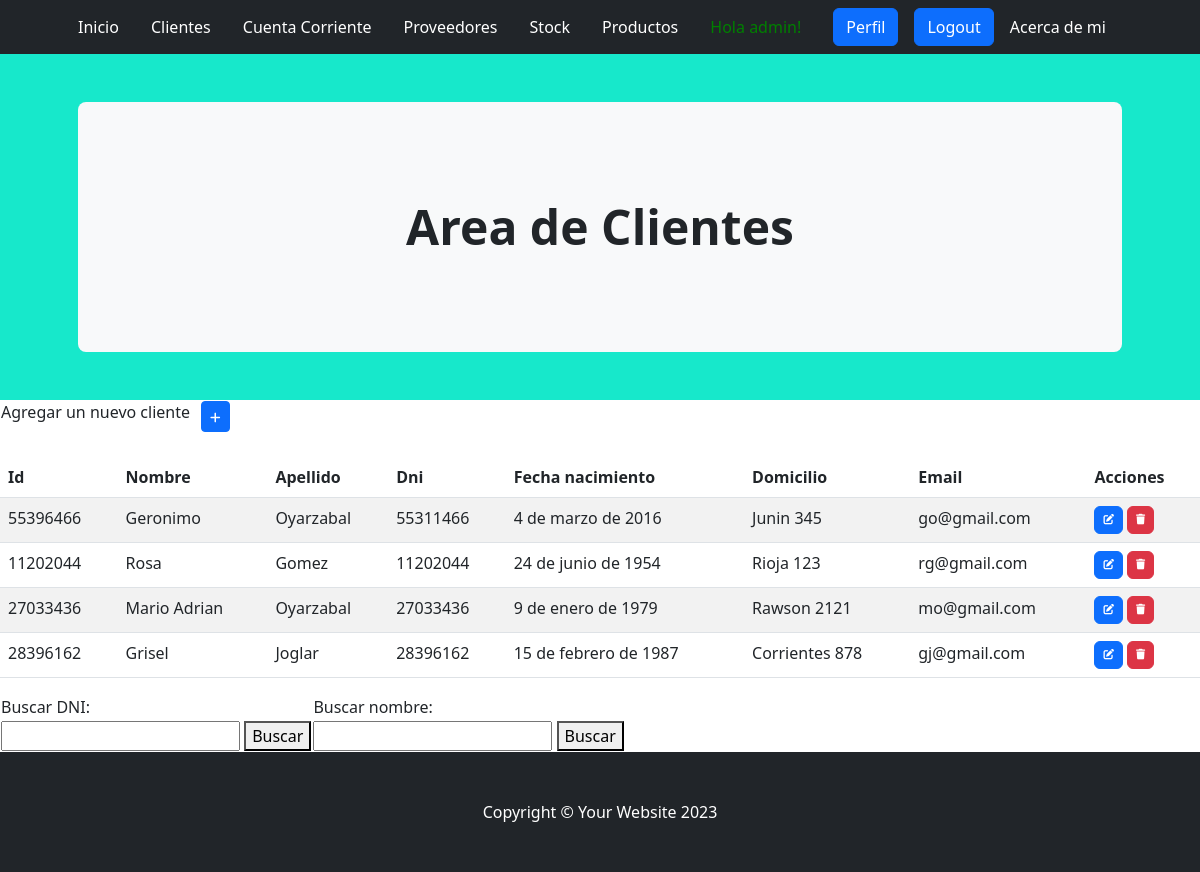
The page /aplicacion/clientes/ (signed in) on the database its author committed.
### aplicacion/models.py (models this page shows, shortened)
class Cliente(models.Model):
    id_cliente=models.IntegerField()
    nombre = models.CharField(max_length=100)
    apellido = models.CharField(max_length=100)
    dni=models.IntegerField()
    fecha_nacimiento= models.DateField()
    domicilio=models.CharField(max_length=300)
    email=models.EmailField()

### aplicacion/views.py (the view)
# urls.py: path('clientes/', clientes, name="clientes"),
@login_required
def clientes(request):
    contexto = {'clientes': Cliente.objects.all()}
    return render(request,"aplicacion/clientes.html", contexto)

### aplicacion/templates/aplicacion/clientes.html (shortened to what this page needs)
{% extends 'aplicacion/home.html' %}
{% block titulo %}
<header class="py-5" style="background-color: #17E8CB;">
    <div class="container px-lg-5">
        <div class="p-4 p-lg-5 bg-light rounded-3 text-center">
            <div class="m-4 m-lg-5">
                <h1 class="display-5 fw-bold">Area de Clientes</h1>
            </div>
        </div>
    </div>
</header>
{% endblock titulo %}
{% block contenido %}
<table>
    <tr>
        <td width="200"><h6>Agregar un nuevo cliente</h6></td>
        <td>
            <a
            href="{% url 'clientes_forms' %}"
            class="btn btn-primary btn-sm">
            </a>
        </td>
    </tr>
</table>
    <table class="table table-striped">
        <thead>
            <tr>
                <br>
                <th>Id</th>
                <th>Nombre</th>
                <th>Apellido</th>
                <th>Dni</th>
                <th>Fecha nacimiento</th>
                <th>Domicilio</th>
                <th>Email</th>
                <th>Acciones</th>
            </tr>
        </thead>
        <tbody>
    {% for c in clientes  %}
            <tr>
                <td>{{ c.id_cliente }}</td>
                <td>{{ c.nombre|capfirst }}</td>
                <td>{{ c.apellido|capfirst }}</td>
                <td>{{ c.dni }}</td>
                <td>{{ c.fecha_nacimiento }}</td>
                <td>{{ c.domicilio|capfirst }}</td>
                <td>{{ c.email }}</td>
                <td>
                    <a
                      href="{% url 'clienteActualizar' c.id_cliente %}"
                      class="btn btn-primary"
                      style="--bs-btn-padding-y: .25rem; --bs-btn-padding-x: .5rem; --bs-btn-font-size: .75rem;"
                      >
                    </a>
                    <a
                      href="{% url 'clienteBorrar' c.id_cliente %}"
                      class="btn btn-danger"
                      style="--bs-btn-padding-y: .25rem; --bs-btn-padding-x: .5rem; --bs-btn-font-size: .75rem;"
                      >
                    </a>
                  </td>
            </tr>
    {% endfor %}
        </tbody>
    </table>
{% endblock contenido %}
{% block menues %}
<table>
    <tr>
        <td><label for="buscarDNI">Buscar DNI:</label></td>
        <td><label for="buscarNombre">Buscar nombre:</label></td>
    </tr>
    <tr>
        <td><form class="form-inline" action="{% url 'buscarClientes' %}" method="get">
            <input type="text" name="buscar" id="buscarDNI">
            <button type="submit">Buscar</button></form></td>
        <td><form class="form-inline" action="{% url 'buscarClientesNombre' %}" method="get">
            <input type="text" name="buscar" id="buscarNombre">
            <button type="submit">Buscar</button></form></td>
    </tr>
</table>
{% endblock menues %}

### aplicacion/templates/aplicacion/home.html (shortened to what this page needs)
<!DOCTYPE html>
<html lang="en">
    <head>
        {% load static %}
        <link href="https://cdn.jsdelivr.net/npm/bootstrap-icons@1.4.1/font/bootstrap-icons.css" rel="stylesheet" />
        <link href="{% static 'css/styles.css'%}" rel="stylesheet" />
        <link rel="stylesheet" href="https://cdnjs.cloudflare.com/ajax/libs/font-awesome/6.4.0/css/all.min.css">
    </head>
    <body>
        <nav class="navbar navbar-expand-lg navbar-dark bg-dark">
            <div class="container px-lg-5">
                {% if user.is_authenticated %}
                    <a class="navbar-brand" href="{% url 'home' %}" style="font-size: 16px;">Inicio</a>
                    <a class="navbar-brand" href="{% url 'clientes' %}" style="font-size: 16px;">Clientes</a>
                    <a class="navbar-brand" href="{% url 'cuentas' %}" style="font-size: 16px;">Cuenta Corriente</a>
                    <a class="navbar-brand" href="{% url 'proveedores' %}" style="font-size: 16px;">Proveedores</a>
                    <a class="navbar-brand" href="{% url 'stock' %}" style="font-size: 16px;">Stock</a>
                    <a class="navbar-brand" href="{% url 'productos' %}" style="font-size: 16px;">Productos</a>
                    <a style="color:green">Hola {{user.username}}!</a>
                    <a class="btn btn-primary" href="{% url 'editar_perfil' %}">Perfil</a>
                    <a class="btn btn-primary" href="{% url 'logout' %}">Logout</a>
                    <a class="navbar-brand" href="{% url 'acercademi' %}" style="font-size: 16px;">Acerca de mi</a>
                {% else %}
                    <a class="btn btn-primary" href="{% url 'login' %}">Login</a>
                    <a class="navbar-brand" href="https://youtu.be/ZOIlyNOlLJU" target="_blank" style="font-size: 16px;">Video explicativo</a>
                    <a class="btn btn-success" href="{% url 'registro' %}">Registro</a>
                {% endif %}
            </div>
        </nav>
        {% block titulo %}{% endblock titulo %}
        {% block contenido %}
        {% endblock contenido %}
        {% block menues %}{% endblock menues %}
        <footer class="py-5 bg-dark">
            <div class="container"><p class="m-0 text-center text-white">Copyright &copy; Your Website 2023</p></div>
        </footer>
    </body>
</html>

### rows shown on the page
Cliente: id_cliente "55396466", nombre "Geronimo", apellido "Oyarzabal", dni "55311466", fecha_nacimiento "4 de marzo de 2016", domicilio "Junin 345", email "go@gmail.com"
Cliente: id_cliente "11202044", nombre "Rosa", apellido "Gomez", dni "11202044", fecha_nacimiento "24 de junio de 1954", domicilio "Rioja 123", email "rg@gmail.com"
Cliente: id_cliente "27033436", nombre "Mario Adrian", apellido "Oyarzabal", dni "27033436", fecha_nacimiento "9 de enero de 1979", domicilio "Rawson 2121", email "mo@gmail.com"
Cliente: id_cliente "28396162", nombre "Grisel", apellido "Joglar", dni "28396162", fecha_nacimiento "15 de febrero de 1987", domicilio "Corrientes 878", email "gj@gmail.com"

### other values the page prints
{{ user.username }} "admin"
